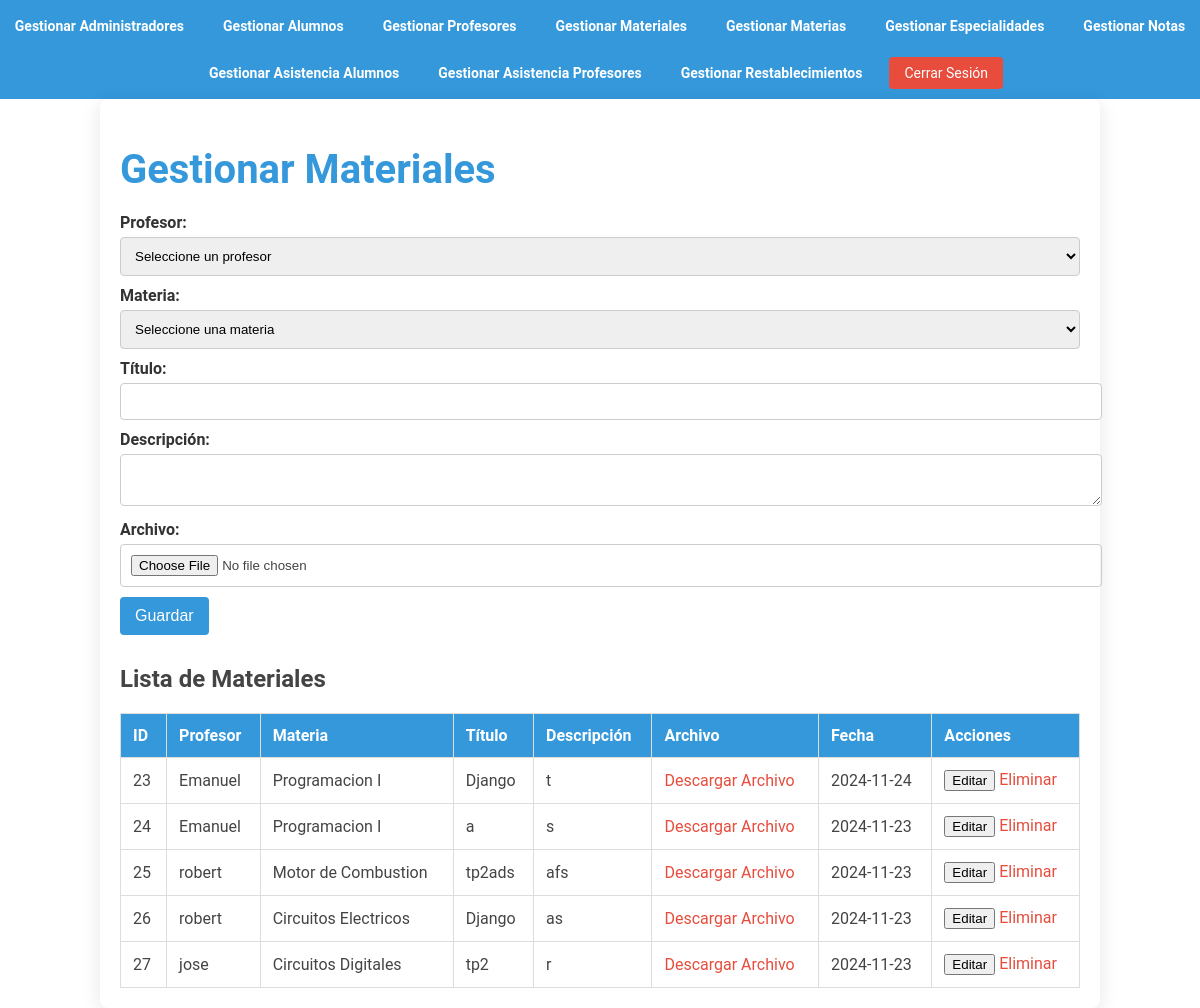
Screenshot of /manage_materiales.php (signed in) with the database file from the repository.
### tables this page shows
CREATE TABLE `materiales` (
  `id` int(11) NOT NULL,
  `profesor_id` int(11) DEFAULT NULL,
  `materia_id` int(11) DEFAULT NULL,
  `titulo` varchar(100) NOT NULL,
  `descripcion` text NOT NULL,
  `archivo` varchar(255) NOT NULL,
  `fecha` date NOT NULL
);

CREATE TABLE `profesores` (
  `id` int(11) NOT NULL,
  `nombre` varchar(255) NOT NULL,
  `username` varchar(50) NOT NULL,
  `password` varchar(255) NOT NULL,
  `email` varchar(100) NOT NULL,
  `user_type` enum('profesor') NOT NULL DEFAULT 'profesor',
  `especialidad_id` int(11) DEFAULT NULL,
  `materia_id` int(11) DEFAULT NULL,
  `apellido` varchar(255) NOT NULL,
  `dni` char(8) NOT NULL,
  `año` tinyint(1) NOT NULL,
  `fecha_nacimiento` date DEFAULT NULL
);

CREATE TABLE `materias` (
  `id` int(11) NOT NULL,
  `nombre` varchar(100) NOT NULL,
  `especialidad_id` int(11) DEFAULT NULL
);

### manage_materiales.php (the view, shortened to what this page needs)
<?php
include 'config.php';
$sql = "
    SELECT
        materiales.*,
        profesores.nombre AS profesor_nombre,
        materias.nombre AS materia_nombre
    FROM
        materiales
    LEFT JOIN
        profesores ON materiales.profesor_id = profesores.id
    LEFT JOIN
        materias ON materiales.materia_id = materias.id
";
$materiales_result = $conn->query($sql);
?>
<!DOCTYPE html>
<html lang="es">
<head>
    <link rel="stylesheet" href="css/gestion_materiales.css">
</head>
<body>
    <header>
        <nav>
        <a href="manage_users.php">Gestionar Administradores</a>
            <a href="manage_alumnos.php">Gestionar Alumnos</a>
            <a href="manage_profesores.php">Gestionar Profesores</a>
            <a href="manage_materiales.php">Gestionar Materiales</a>
            <a href="manage_materias.php">Gestionar Materias</a>
            <a href="manage_especialidades.php">Gestionar Especialidades</a>
            <a href="manage_notas.php">Gestionar Notas</a>
            <a href="manage_asistencia_alumnos.php">Gestionar Asistencia Alumnos</a>
            <a href="manage_asistencia_profesores.php">Gestionar Asistencia Profesores</a>
            <a href="manage_password_resets.php">Gestionar Restablecimientos</a>
            <a href="logout.php" class="btn">Cerrar Sesión</a>
        </nav>
    </header>
    <div class="container">
        <h1>Gestionar Materiales</h1>
        <form action="manage_materiales.php" method="post" enctype="multipart/form-data">
            <label>Profesor:</label>
            <select name="profesor_id" id="profesor_id" required>
                <option value="">Seleccione un profesor</option>
            </select>
            <label>Materia:</label>
            <select name="materia_id" id="materia_id" required>
                <option value="">Seleccione una materia</option>
            </select>
            <label>Título:</label>
            <input type="text" name="titulo" id="titulo" required>
            <label>Descripción:</label>
            <textarea type="descripcion" name="descripcion" id="descripcion" required></textarea>
            <label>Archivo:</label>
            <input type="file" name="archivo" id="archivo">
            <button type="submit">Guardar</button>
        </form>
        <h2>Lista de Materiales</h2>
        <table>
            <thead>
                <tr>
                    <th>ID</th>
                    <th>Profesor</th>
                    <th>Materia</th>
                    <th>Título</th>
                    <th>Descripción</th>
                    <th>Archivo</th>
                    <th>Fecha</th>
                    <th>Acciones</th>
                </tr>
            </thead>
            <tbody>
                <?php while ($row = $materiales_result->fetch_assoc()): ?>
                <tr>
                    <td><?php echo $row['id']; ?></td>
                    <td><?php echo htmlspecialchars($row['profesor_nombre']); ?></td>
                    <td><?php echo htmlspecialchars($row['materia_nombre']); ?></td>
                    <td><?php echo htmlspecialchars($row['titulo']); ?></td>
                    <td><?php echo htmlspecialchars($row['descripcion']); ?></td>
                    <td>
                        <?php if ($row['archivo']): ?>
                            <a href="download.php?file=<?php echo urlencode(basename($row['archivo'])); ?>">Descargar Archivo</a>
                        <?php else: ?>
                            Sin archivo
                        <?php endif; ?>
                    </td>
                    <td><?php echo htmlspecialchars($row['fecha']); ?></td>
                    <td>
                        <button onclick="editMaterial(<?php echo htmlspecialchars(json_encode($row)); ?>)">Editar</button>
                        <a href="manage_materiales.php?delete_id=<?php echo $row['id']; ?>" onclick="return confirm('¿Estás seguro de que deseas eliminar este material?');">Eliminar</a>
                    </td>
                </tr>
                <?php endwhile; ?>
            </tbody>
        </table>
    </div>
</body>
</html>

### css/gestion_materiales.css (style rules this page uses)
body { font-family: 'Roboto', sans-serif; background-color: #ffffff; color: #444; margin: 0; padding: 0; }
.container { width: 80%; margin: 0 auto; padding: 20px; background-color: #fff; border-radius: 8px; box-shadow: 0 4px 20px rgba(0, 0, 0, 0.1); }
h1 { color: #3498db; font-size: 2.5em; margin-bottom: 20px; }
form { margin-bottom: 30px; }
form label { display: block; margin-top: 10px; font-weight: bold; color: #333; }
form input[type="text"], form input[type="password"], form input[type="email"], form input[type="number"], form input[type="date"], form input[type="file"], form textarea[type="descripcion"], form select { width: 100%; padding: 10px; margin-top: 5px; border: 1px solid #ccc; border-radius: 4px; }
form button { background-color: #3498db; color: white; border: none; padding: 10px 15px; margin-top: 10px; border-radius: 4px; cursor: pointer; font-size: 1em; transition: background-color 0.3s; }
table { width: 100%; border-collapse: collapse; margin-top: 20px; }
table, th, td { border: 1px solid #ddd; }
th, td { padding: 12px; text-align: left; }
th { background-color: #3498db; color: white; }
td a { text-decoration: none; color: #3498db; }
td a:last-child { color: #e74c3c; }
header { background-color: #3498db; padding: 10px 0; }
nav { display: flex; justify-content: center; align-items: center; gap: 15px; flex-wrap: wrap; }
nav a { color: #ffffff; text-decoration: none; font-size: 14px; font-weight: bold; padding: 8px 12px; border-radius: 4px; transition: background-color 0.3s, color 0.3s; }
nav a.btn { background-color: #e74c3c; color: #fff; padding: 8px 15px; border: none; font-weight: normal; }

### rows the page displays
materiales: id "23", profesor.nombre "Emanuel", materia.nombre "Programacion I", titulo "Django", descripcion "t", fecha "2024-11-24"
materiales: id "24", profesor.nombre "Emanuel", materia.nombre "Programacion I", titulo "a", descripcion "s", fecha "2024-11-23"
materiales: id "25", profesor.nombre "robert", materia.nombre "Motor de Combustion", titulo "tp2ads", descripcion "afs", fecha "2024-11-23"
materiales: id "26", profesor.nombre "robert", materia.nombre "Circuitos Electricos", titulo "Django", descripcion "as", fecha "2024-11-23"
materiales: id "27", profesor.nombre "jose", materia.nombre "Circuitos Digitales", titulo "tp2", descripcion "r", fecha "2024-11-23"
